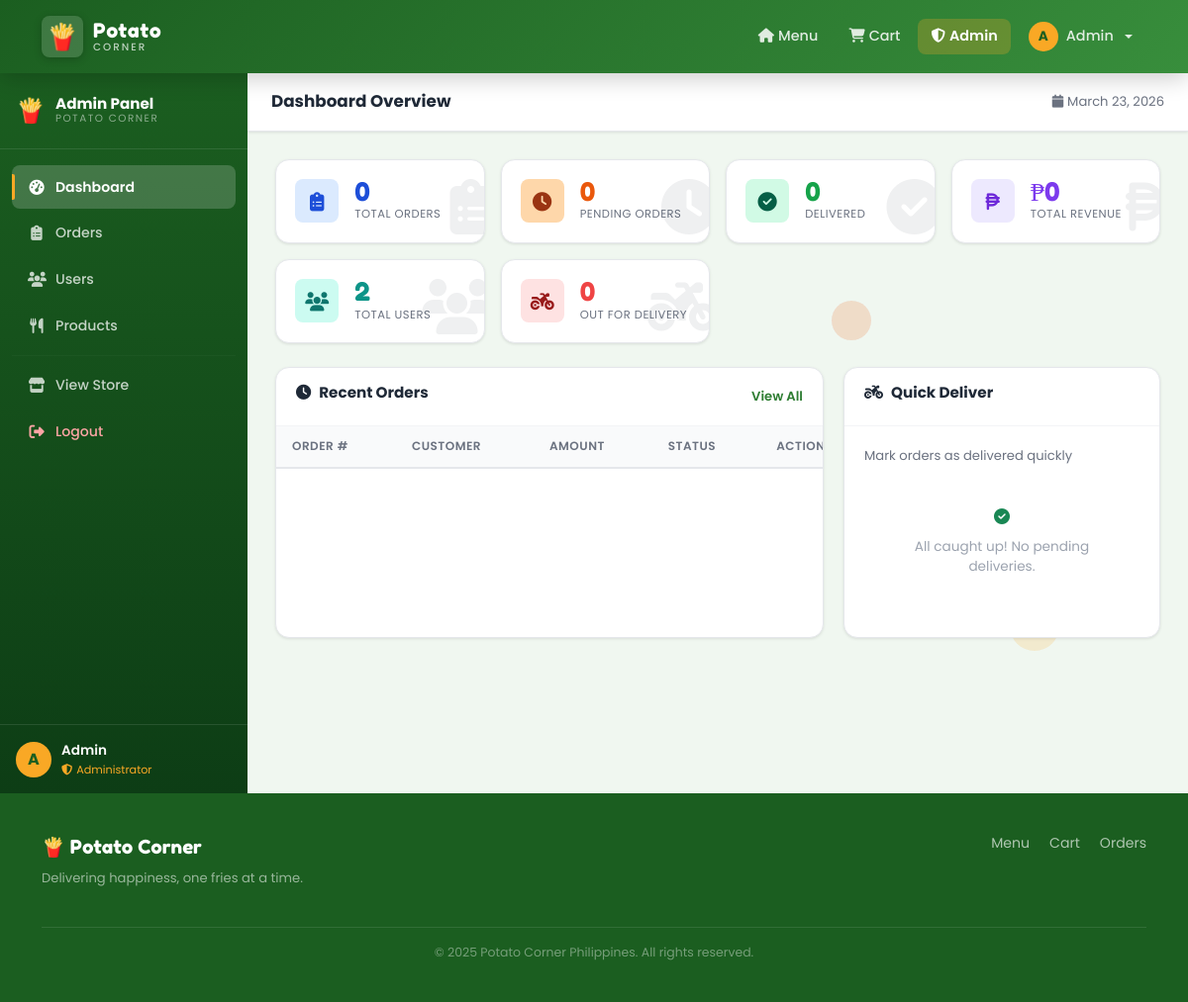
/admin (signed in), run on the app's committed database.
### models.py (models this page shows, shortened)
class User(UserMixin, db.Model):
    __tablename__ = 'users'
    id            = db.Column(db.Integer, primary_key=True)
    username      = db.Column(db.String(80), unique=True, nullable=False)
    email         = db.Column(db.String(120), unique=True, nullable=False)
    password_hash = db.Column(db.String(200), nullable=False)
    full_name     = db.Column(db.String(100), nullable=False)
    phone         = db.Column(db.String(20))
    street        = db.Column(db.String(200))
    barangay      = db.Column(db.String(100))
    city          = db.Column(db.String(100))
    province      = db.Column(db.String(100))
    zipcode       = db.Column(db.String(10))
    address       = db.Column(db.Text)          # legacy / combined
    google_id     = db.Column(db.String(100), unique=True, nullable=True)
    profile_complete = db.Column(db.Boolean, default=False)  # False for new Google users
    is_admin      = db.Column(db.Boolean, default=False)
    created_at    = db.Column(db.DateTime, default=datetime.utcnow)
    orders        = db.relationship('Order', backref='user', lazy=True)

### views.py (the view)
    @app.route('/admin')
    @admin_required
    def admin_dashboard():
        all_orders = Order.query.all()
        stats = {
            'total_orders': len(all_orders),
            'pending_orders': sum(1 for o in all_orders if o.status == 'Pending'),
            'delivered_orders': sum(1 for o in all_orders if o.status == 'Delivered'),
            'out_for_delivery': sum(1 for o in all_orders if o.status == 'Out for Delivery'),
            'total_revenue': sum(o.total_amount for o in all_orders if o.status == 'Delivered'),
            'total_users': User.query.count(),
        }
        recent_orders = Order.query.order_by(Order.order_date.desc()).limit(8).all()
        pending_delivery = Order.query.filter(
            Order.status.in_(['Pending', 'Preparing', 'Out for Delivery'])
        ).order_by(Order.order_date.asc()).limit(5).all()
        pending_count = stats['pending_orders']
        return render_template('admin/dashboard.html',
                               stats=stats,
                               recent_orders=recent_orders,
                               pending_delivery=pending_delivery,
                               pending_count=pending_count,
                               now=datetime.utcnow())

### auth_decorator.py (called while the page is built)
def admin_required(f):
    @wraps(f)
    def decorated(*args, **kwargs):
        if not current_user.is_authenticated:
            flash('Please log in to access this page.', 'warning')
            return redirect(url_for('login'))
        if not current_user.is_admin:
            flash('Admin access required.', 'danger')
            return redirect(url_for('index'))
        return f(*args, **kwargs)
    return decorated

### templates/admin/dashboard.html (shortened to what this page needs)
{% extends "base.html" %}
{% block content %}
<div class="admin-layout">
  <aside class="admin-sidebar" id="adminSidebar">
    <div class="admin-sidebar-header">
      <div class="admin-logo">🍟</div>
      <div class="admin-brand">
        <span class="admin-brand-name">Admin Panel</span>
        <span class="admin-brand-sub">Potato Corner</span>
      </div>
    </div>
    <nav class="admin-nav">
      <a href="{{ url_for('admin_dashboard') }}" class="admin-nav-item {% if request.endpoint == 'admin_dashboard' %}active{% endif %}">
        <i class="fas fa-tachometer-alt"></i><span>Dashboard</span>
      </a>
      <a href="{{ url_for('admin_orders') }}" class="admin-nav-item {% if request.endpoint == 'admin_orders' %}active{% endif %}">
        <i class="fas fa-clipboard-list"></i><span>Orders</span>
      </a>
      <a href="{{ url_for('admin_users') }}" class="admin-nav-item {% if request.endpoint == 'admin_users' %}active{% endif %}">
        <i class="fas fa-users"></i><span>Users</span>
      </a>
      <a href="{{ url_for('admin_products') }}" class="admin-nav-item {% if request.endpoint == 'admin_products' %}active{% endif %}">
        <i class="fas fa-utensils"></i><span>Products</span>
      </a>
      <hr class="admin-nav-divider">
      <a href="{{ url_for('index') }}" class="admin-nav-item">
        <i class="fas fa-store"></i><span>View Store</span>
      </a>
      <a href="{{ url_for('logout') }}" class="admin-nav-item danger">
        <i class="fas fa-sign-out-alt"></i><span>Logout</span>
      </a>
    </nav>
    <div class="admin-sidebar-footer">
      <div class="admin-user-info">
        <div class="admin-user-avatar">{{ current_user.full_name[0].upper() }}</div>
        <div>
          <div class="admin-user-name">{{ current_user.full_name }}</div>
          <div class="admin-user-role"><i class="fas fa-shield-alt me-1"></i>Administrator</div>
        </div>
      </div>
    </div>
  </aside>
  <div class="admin-main">
    <div class="admin-topbar">
      <div class="admin-topbar-title">Dashboard Overview</div>
      <div class="admin-topbar-actions">
        <span class="admin-date"><i class="fas fa-calendar me-1"></i>{{ now.strftime('%B %d, %Y') if now else '' }}</span>
      </div>
    </div>
    <div class="admin-content">
      <div class="admin-stats-grid">
        <div class="stat-card stat-blue">
          <div class="stat-card-icon"><i class="fas fa-clipboard-list"></i></div>
          <div class="stat-card-data">
            <div class="stat-card-val">{{ stats.total_orders }}</div>
            <div class="stat-card-label">Total Orders</div>
          </div>
          <div class="stat-card-bg-icon"><i class="fas fa-clipboard-list"></i></div>
        </div>
        <div class="stat-card stat-orange">
          <div class="stat-card-icon"><i class="fas fa-clock"></i></div>
          <div class="stat-card-data">
            <div class="stat-card-val">{{ stats.pending_orders }}</div>
            <div class="stat-card-label">Pending Orders</div>
          </div>
          <div class="stat-card-bg-icon"><i class="fas fa-clock"></i></div>
        </div>
        <div class="stat-card stat-green">
          <div class="stat-card-icon"><i class="fas fa-check-circle"></i></div>
          <div class="stat-card-data">
            <div class="stat-card-val">{{ stats.delivered_orders }}</div>
            <div class="stat-card-label">Delivered</div>
          </div>
          <div class="stat-card-bg-icon"><i class="fas fa-check-circle"></i></div>
        </div>
        <div class="stat-card stat-purple">
          <div class="stat-card-icon"><i class="fas fa-peso-sign"></i></div>
          <div class="stat-card-data">
            <div class="stat-card-val">₱{{ "%.0f"|format(stats.total_revenue) }}</div>
            <div class="stat-card-label">Total Revenue</div>
          </div>
          <div class="stat-card-bg-icon"><i class="fas fa-peso-sign"></i></div>
        </div>
        <div class="stat-card stat-teal">
          <div class="stat-card-icon"><i class="fas fa-users"></i></div>
          <div class="stat-card-data">
            <div class="stat-card-val">{{ stats.total_users }}</div>
            <div class="stat-card-label">Total Users</div>
          </div>
          <div class="stat-card-bg-icon"><i class="fas fa-users"></i></div>
        </div>
        <div class="stat-card stat-red">
          <div class="stat-card-icon"><i class="fas fa-motorcycle"></i></div>
          <div class="stat-card-data">
            <div class="stat-card-val">{{ stats.out_for_delivery }}</div>
            <div class="stat-card-label">Out for Delivery</div>
          </div>
          <div class="stat-card-bg-icon"><i class="fas fa-motorcycle"></i></div>
        </div>
      </div>
      <div class="admin-dashboard-grid">
        <div class="admin-card admin-card-wide">
          <div class="admin-card-header">
            <h3><i class="fas fa-clock me-2"></i>Recent Orders</h3>
            <a href="{{ url_for('admin_orders') }}" class="admin-card-link">View All</a>
          </div>
          <div class="admin-card-body p-0">
            <div class="admin-table-wrap">
              <table class="admin-table">
                <thead>
                  <tr>
                    <th>Order #</th>
                    <th>Customer</th>
                    <th>Amount</th>
                    <th>Status</th>
                    <th>Action</th>
                  </tr>
                </thead>
              </table>
            </div>
          </div>
        </div>
        <div class="admin-card">
          <div class="admin-card-header">
            <h3><i class="fas fa-motorcycle me-2"></i>Quick Deliver</h3>
          </div>
          <div class="admin-card-body">
            <p class="admin-helper-text">Mark orders as delivered quickly</p>
            <div class="quick-deliver-list">
              {% for order in pending_delivery %}
              <div class="quick-deliver-item">
                <div class="qd-info">
                  <div class="qd-number">{{ order.order_number }}</div>
                  <div class="qd-customer">{{ order.customer_name }}</div>
                  <div class="qd-address">{{ order.delivery_address[:40] }}{% if order.delivery_address|length > 40 %}...{% endif %}</div>
                </div>
                <button class="btn-deliver" onclick="markDelivered({{ order.id }}, this)">
                  <i class="fas fa-check me-1"></i>Done
                </button>
              </div>
              {% else %}
              <div class="empty-quick-deliver">
                <i class="fas fa-check-circle text-success"></i>
                <p>All caught up! No pending deliveries.</p>
              </div>
              {% endfor %}
            </div>
          </div>
        </div>
      </div>
    </div>
  </div>
</div>
{% endblock %}

### templates/base.html (shortened to what this page needs)
<!DOCTYPE html>
<html lang="en">
<head>
  <link href="https://cdn.jsdelivr.net/npm/bootstrap@5.3.0/dist/css/bootstrap.min.css" rel="stylesheet">
  <link href="https://cdnjs.cloudflare.com/ajax/libs/font-awesome/6.4.0/css/all.min.css" rel="stylesheet">
  <link href="{{ url_for('static', filename='css/style.css') }}" rel="stylesheet">
</head>
<body>
<div class="bg-particles" aria-hidden="true">
  {% for i in range(12) %}
  <div class="particle particle-{{ i % 4 }}"></div>
  {% endfor %}
</div>
<nav class="navbar navbar-expand-lg">
  <div class="container">
    <a class="navbar-brand" href="{{ url_for('index') }}">
      <div class="brand-icon">🍟</div>
      <div class="brand-text">
        <span class="brand-main">Potato</span>
        <span class="brand-sub">Corner</span>
      </div>
    </a>
    <div class="collapse navbar-collapse" id="navbarNav">
      <ul class="navbar-nav ms-auto align-items-lg-center gap-1">
        <li class="nav-item">
          <a class="nav-link {% if request.endpoint == 'index' %}active{% endif %}" href="{{ url_for('index') }}">
            <i class="fas fa-home me-1"></i>Menu
          </a>
        </li>
        <li class="nav-item">
          <a class="nav-link {% if request.endpoint == 'cart' %}active{% endif %}" href="{{ url_for('cart') }}">
            <i class="fas fa-shopping-cart me-1"></i>Cart
          </a>
        </li>
        {% if current_user.is_authenticated %}
          {% if current_user.is_admin %}
          <li class="nav-item">
            <a class="nav-link admin-link {% if request.endpoint and 'admin' in request.endpoint %}active{% endif %}" href="{{ url_for('admin_dashboard') }}">
              <i class="fas fa-shield-alt me-1"></i>Admin
            </a>
          </li>
          {% endif %}
          <li class="nav-item dropdown">
            <a class="nav-link dropdown-toggle user-nav" href="#" data-bs-toggle="dropdown">
              <div class="user-avatar">{{ current_user.full_name[0].upper() }}</div>
              <span class="d-none d-lg-inline">{{ current_user.full_name.split()[0] }}</span>
            </a>
          </li>
        {% endif %}
      </ul>
    </div>
  </div>
</nav>
<main>
  {% block content %}{% endblock %}
</main>
<footer class="site-footer">
  <div class="container">
    <div class="footer-content">
      <div class="footer-brand">
        <span class="footer-logo">🍟 Potato Corner</span>
        <p>Delivering happiness, one fries at a time.</p>
      </div>
      <div class="footer-links">
        <a href="{{ url_for('index') }}">Menu</a>
        <a href="{{ url_for('cart') }}">Cart</a>
        {% if current_user.is_authenticated %}
          <a href="{{ url_for('orders') }}">Orders</a>
        {% endif %}
      </div>
    </div>
    <div class="footer-bottom">
      <p>&copy; 2025 Potato Corner Philippines. All rights reserved.</p>
    </div>
  </div>
</footer>
</body>
</html>

### data on the page
User: full_name "A", full_name "Admin", created_at "March 23, 2026"

### other printed values
{{ stats.total_orders }} "0"
{{ stats.pending_orders }} "0"
{{ stats.delivered_orders }} "0"
{{ "%.0f"|format(stats.total_revenue) }} "0"
{{ stats.total_users }} "2"
{{ stats.out_for_delivery }} "0"
